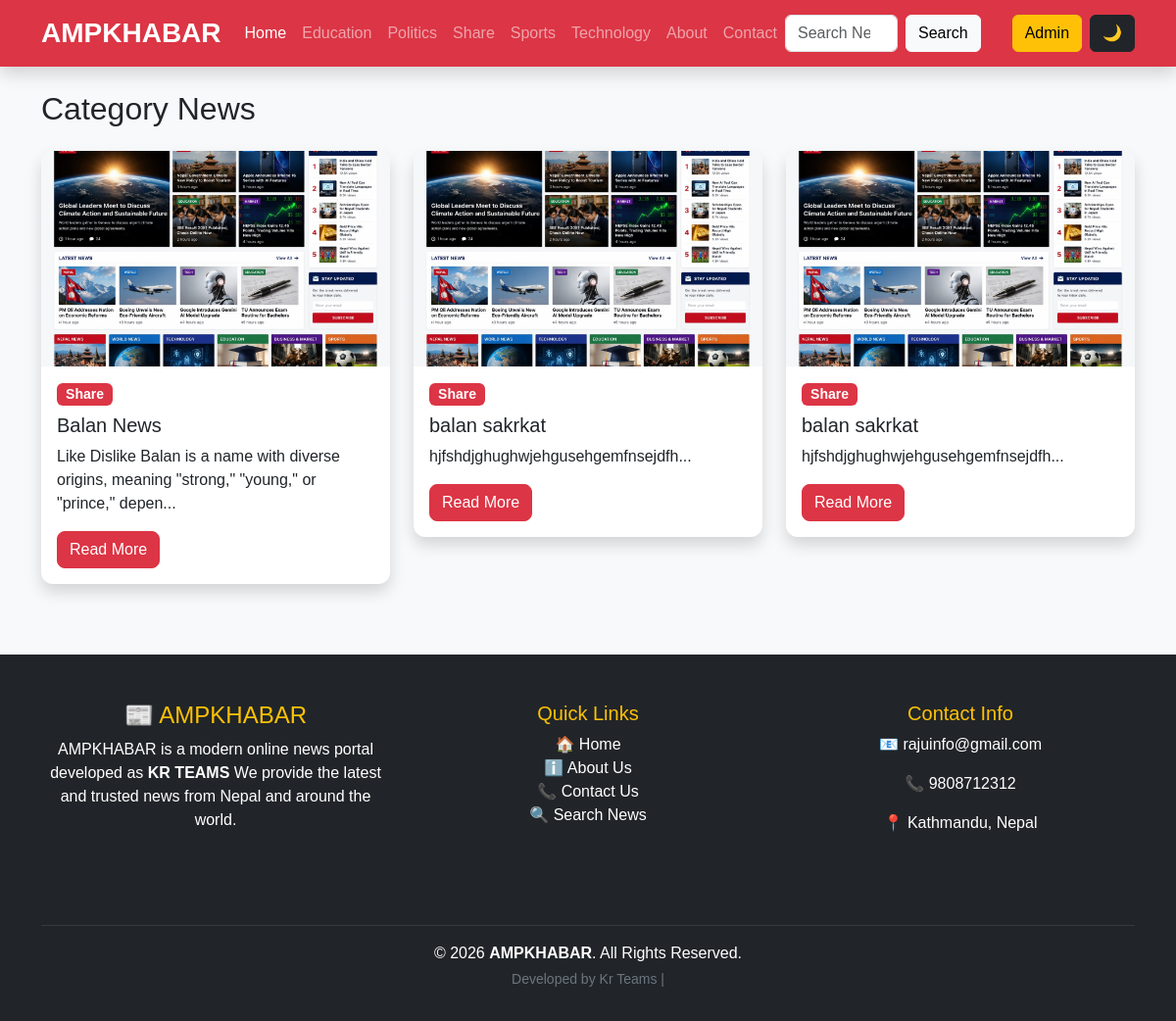
/category.php?id=2, run on the app's committed database.
### tables this page shows
CREATE TABLE `settings` (
  `id` int(11) NOT NULL,
  `site_name` varchar(255) NOT NULL,
  `site_email` varchar(255) DEFAULT NULL,
  `site_phone` varchar(50) DEFAULT NULL,
  `site_address` text DEFAULT NULL,
  `facebook` varchar(255) DEFAULT NULL,
  `instagram` varchar(255) DEFAULT NULL,
  `youtube` varchar(255) DEFAULT NULL,
  `twitter` varchar(255) DEFAULT NULL,
  `logo` varchar(255) DEFAULT NULL,
  `favicon` varchar(255) DEFAULT NULL,
  `updated_at` timestamp NOT NULL DEFAULT current_timestamp() ON UPDATE current_timestamp(),
  `meta_title` varchar(255) DEFAULT NULL,
  `meta_description` text DEFAULT NULL,
  `meta_keywords` text DEFAULT NULL,
  `og_image` varchar(255) DEFAULT NULL
);

CREATE TABLE `categories` (
  `id` int(11) NOT NULL,
  `category_name` varchar(100) NOT NULL,
  `created_at` timestamp NOT NULL DEFAULT current_timestamp()
);

CREATE TABLE `news` (
  `id` int(11) NOT NULL,
  `category_id` int(11) NOT NULL,
  `title` varchar(255) NOT NULL,
  `description` text NOT NULL,
  `image` varchar(255) NOT NULL,
  `created_at` timestamp NOT NULL DEFAULT current_timestamp(),
  `featured` tinyint(1) DEFAULT 0,
  `views` int(11) DEFAULT 0,
  `likes` int(11) DEFAULT 0,
  `breaking` tinyint(1) NOT NULL DEFAULT 0
);

### category.php (the view, shortened to what this page needs)
<?php
include("includes/header.php");
include("includes/navbar.php");
$id = $_GET['id'];
$result = mysqli_query($conn,"
SELECT news.*, categories.category_name
FROM news
JOIN categories ON news.category_id = categories.id
WHERE category_id='$id'
ORDER BY news.id DESC
");
?>
<div class="container mt-4">
<h2 class="mb-4">Category News</h2>
<div class="row">
<?php while($row=mysqli_fetch_assoc($result)){ ?>
<div class="col-md-4 mb-4">
<div class="card shadow">
<img src="uploads/<?php echo $row['image']; ?>" class="card-img-top">
<div class="card-body">
<span class="badge bg-danger">
<?php echo $row['category_name']; ?>
</span>
<h5 class="mt-2">
<?php echo $row['title']; ?>
</h5>
<p>
<?php echo substr($row['description'],0,100); ?>...
</p>
<a href="news_details.php?id=<?php echo $row['id']; ?>" class="btn btn-danger">
Read More
</a>
</div>
</div>
</div>
<?php } ?>
</div>
</div>
<?php include("includes/footer.php"); ?>

### includes/header.php (shortened to what this page needs)
<!DOCTYPE html>
<html lang="en">
<head>
<link href="https://cdn.jsdelivr.net/npm/bootstrap@5.3.7/dist/css/bootstrap.min.css" rel="stylesheet">
<link rel="stylesheet" href="assets/css/style.css">
</head>
<body>

### includes/navbar.php (shortened to what this page needs)
<?php
include("database.php");
$setting = mysqli_fetch_assoc(mysqli_query($conn,"SELECT * FROM settings LIMIT 1"));
$categories = mysqli_query($conn, "SELECT * FROM categories ORDER BY category_name ASC");
?>
<nav class="navbar navbar-expand-lg navbar-dark bg-danger sticky-top shadow">
    <div class="container">
        <a class="navbar-brand fw-bold" href="index.php">
            <?php echo $setting['site_name']; ?>
        </a>
        <div class="collapse navbar-collapse" id="navbarMenu">
            <ul class="navbar-nav me-auto">
                <li class="nav-item">
                    <a class="nav-link active" href="index.php"> Home</a>
                </li>
                <?php while($cat = mysqli_fetch_assoc($categories)){ ?>
                <li class="nav-item">
                    <a class="nav-link" href="category.php?id=<?php echo $cat['id']; ?>">
                        <?php echo $cat['category_name']; ?>
                    </a>
                </li>
                <?php } ?>
                <li class="nav-item">
                    <a class="nav-link" href="about.php">About</a>
                </li>
                <li class="nav-item">
                    <a class="nav-link" href="contact.php"> Contact</a>
                </li>
            </ul>
            <form class="d-flex" action="search.php" method="GET">
                <input class="form-control me-2" type="search" name="search" placeholder="Search News">
                <button class="btn btn-light">
                    Search
                </button>
                <a href="login.php" class="btn btn-warning me-2">
                    Admin
                </a>
            </form>
            <button class="btn btn-dark" id="themeToggle">
                🌙
            </button>
        </div>
    </div>
</nav>

### includes/footer.php (shortened to what this page needs)
<?php
include("database.php");
$setting = mysqli_fetch_assoc(mysqli_query($conn,"SELECT * FROM settings LIMIT 1"));
?>
<footer class="bg-dark text-white mt-5 pt-5 pb-3">
<div class="container">
<div class="row">
<div class="col-md-4 mb-4">
<h4 class="text-warning">📰 AMPKHABAR</h4>
<p>
AMPKHABAR is a modern online news portal developed as <B>KR TEAMS</B>
We provide the latest and trusted news from Nepal and around the world.
</p>
</div>
<div class="col-md-4 mb-4">
<h5 class="text-warning">Quick Links</h5>
<ul class="list-unstyled">
<li><a href="index.php" class="text-white text-decoration-none">🏠 Home</a></li>
<li><a href="about.php" class="text-white text-decoration-none">ℹ️ About Us</a></li>
<li><a href="contact.php" class="text-white text-decoration-none">📞 Contact Us</a></li>
<li><a href="search.php" class="text-white text-decoration-none">🔍 Search News</a></li>
</ul>
</div>
<div class="col-md-4 mb-4">
<h5 class="text-warning">Contact Info</h5>
<p>📧 <?php echo $setting['site_email']; ?></p>
<p>📞 <?php echo $setting['site_phone']; ?></p>
<p>📍 <?php echo $setting['site_address']; ?></p>
<div class="mt-3">
</div>
</div>
</div>
<hr class="border-secondary">
<div class="text-center">
<p class="mb-1">
© <?php echo date('Y'); ?> <strong>AMPKHABAR</strong>. All Rights Reserved.
</p>
<p class="small text-secondary">
Developed by Kr Teams |
</p>
</div>
</div>
</footer>
</body>
</html>

### assets/css/style.css (style rules this page uses)
body { background:#f8f9fa; font-family:Arial, sans-serif; }
.navbar { box-shadow:0 2px 10px rgba(0,0,0,0.1); }
.navbar-brand { font-size:28px; font-weight:bold; }
.card { border:none; border-radius:12px; overflow:hidden; transition:0.3s; }
.card img { width:100%; height:220px; object-fit:cover; }
.btn-danger { border-radius:8px; }
.badge { font-size:14px; }
footer { background:#212529; color:white; padding:20px; text-align:center; margin-top:50px; }

### data on the page
settings: site_name "AMPKHABAR", site_email "rajuinfo@gmail.com", site_phone "9808712312", site_address "Kathmandu, Nepal"
categories: category_name "Education"
categories: category_name "Politics"
categories: category_name "Share"
categories: category_name "Sports"
categories: category_name "Technology"
news: image (picture), category.category_name "Share", title "Balan News", description "Like Dislike Balan is a name with diverse origins, meaning \"strong,\" \"young,\" or \"prince,\" depen"
news: image (picture), category.category_name "Share", title "balan sakrkat", description "hjfshdjghughwjehgusehgemfnsejdfh"
news: image (picture), category.category_name "Share", title "balan sakrkat", description "hjfshdjghughwjehgusehgemfnsejdfh"
